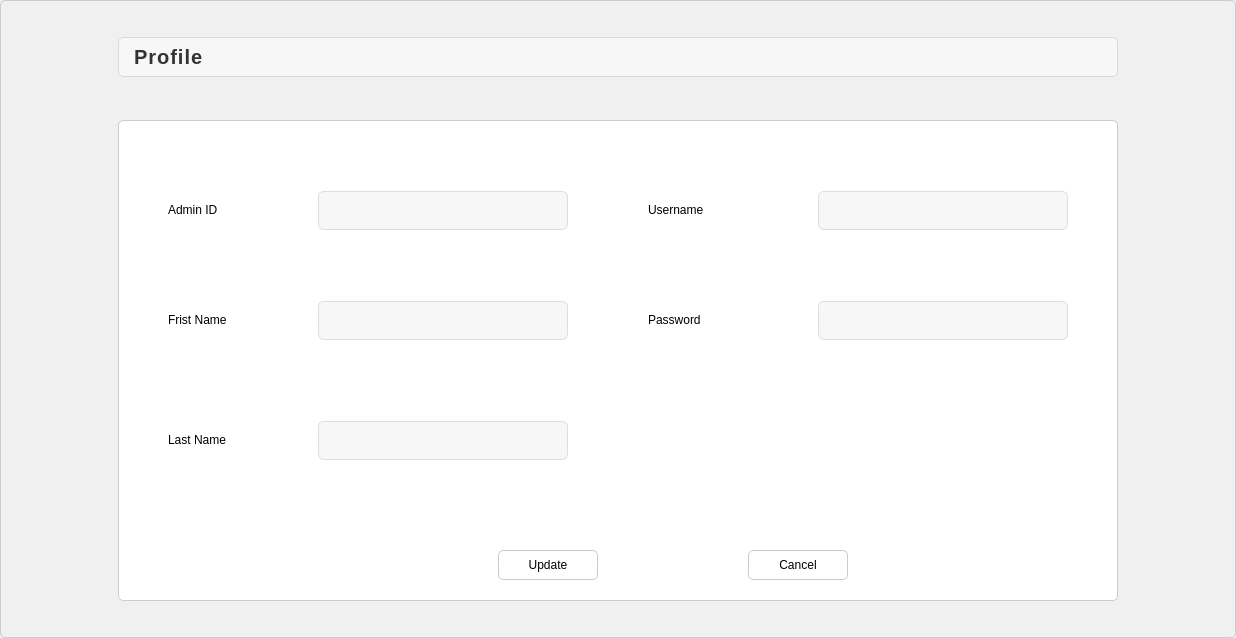
<?xml version="1.0" encoding="UTF-8"?>
<ui version="4.0">
 <class>AddAdmin</class>
 <widget class="QWidget" name="AddAdmin">
  <property name="geometry">
   <rect>
    <x>0</x>
    <y>0</y>
    <width>1236</width>
    <height>638</height>
   </rect>
  </property>
  <property name="windowTitle">
   <string>Form</string>
  </property>
  <property name="styleSheet">
   <string notr="true"/>
  </property>
  <layout class="QHBoxLayout" name="horizontalLayout">
   <property name="leftMargin">
    <number>0</number>
   </property>
   <property name="topMargin">
    <number>0</number>
   </property>
   <property name="rightMargin">
    <number>0</number>
   </property>
   <property name="bottomMargin">
    <number>0</number>
   </property>
   <item>
    <widget class="QFrame" name="frame_2">
     <property name="styleSheet">
      <string notr="true">background-color: #f0f0f0;
border: 1px solid #ccc;
border-radius: 5px;
background-image: url(:/ing/AddAdminImg.png);
background-repeat:no-repeat;
background-position:center;
</string>
     </property>
     <property name="frameShape">
      <enum>QFrame::StyledPanel</enum>
     </property>
     <property name="frameShadow">
      <enum>QFrame::Raised</enum>
     </property>
     <layout class="QGridLayout" name="gridLayout">
      <item row="0" column="0">
       <widget class="QLabel" name="label_11">
        <property name="minimumSize">
         <size>
          <width>0</width>
          <height>50</height>
         </size>
        </property>
        <property name="maximumSize">
         <size>
          <width>16777215</width>
          <height>50</height>
         </size>
        </property>
        <property name="styleSheet">
         <string notr="true">QLabel#label_11 {
background:none;
    background-color: #f7f7f7; /* Light grey background */
    color: #333333; /* Dark grey text */
    border: 1px solid #d9d9d9; /* Light grey border */
    border-radius: 5px; /* Rounded corners */
    padding: 5px 10px; /* Padding around the text */
    font-size: 20px; /* Font size appropriate for the label size */
    font-weight: bold; /* Bold text */
    text-align: center; /* Center the text */
    box-shadow: 0 2px 4px rgba(0, 0, 0, 0.1); /* Subtle shadow effect */
    margin-bottom: 10px; /* Space below the label */
    letter-spacing: 1px; /* Spacing between letters */
    height: 30px; /* Explicit height for the label */
}
</string>
        </property>
        <property name="text">
         <string>Profile</string>
        </property>
       </widget>
      </item>
      <item row="1" column="0">
       <widget class="QFrame" name="frame">
        <property name="maximumSize">
         <size>
          <width>1000</width>
          <height>481</height>
         </size>
        </property>
        <property name="styleSheet">
         <string notr="true">background:none;
background-color: rgb(255, 255, 255);
</string>
        </property>
        <property name="frameShape">
         <enum>QFrame::StyledPanel</enum>
        </property>
        <property name="frameShadow">
         <enum>QFrame::Raised</enum>
        </property>
        <widget class="QLabel" name="label">
         <property name="geometry">
          <rect>
           <x>50</x>
           <y>70</y>
           <width>120</width>
           <height>40</height>
          </rect>
         </property>
         <property name="minimumSize">
          <size>
           <width>120</width>
           <height>40</height>
          </size>
         </property>
         <property name="maximumSize">
          <size>
           <width>120</width>
           <height>40</height>
          </size>
         </property>
         <property name="styleSheet">
          <string notr="true">font: 12pt &quot;MS Shell Dlg 2&quot;;
border:none;
</string>
         </property>
         <property name="text">
          <string>Admin ID</string>
         </property>
        </widget>
        <widget class="QLabel" name="label_2">
         <property name="geometry">
          <rect>
           <x>50</x>
           <y>180</y>
           <width>120</width>
           <height>40</height>
          </rect>
         </property>
         <property name="minimumSize">
          <size>
           <width>120</width>
           <height>40</height>
          </size>
         </property>
         <property name="maximumSize">
          <size>
           <width>120</width>
           <height>40</height>
          </size>
         </property>
         <property name="styleSheet">
          <string notr="true">border:none;
font: 12pt &quot;MS Shell Dlg 2&quot;;
</string>
         </property>
         <property name="text">
          <string>Frist Name</string>
         </property>
        </widget>
        <widget class="QLabel" name="label_3">
         <property name="geometry">
          <rect>
           <x>50</x>
           <y>300</y>
           <width>120</width>
           <height>40</height>
          </rect>
         </property>
         <property name="minimumSize">
          <size>
           <width>120</width>
           <height>40</height>
          </size>
         </property>
         <property name="maximumSize">
          <size>
           <width>120</width>
           <height>40</height>
          </size>
         </property>
         <property name="styleSheet">
          <string notr="true">border:none;
font: 12pt &quot;MS Shell Dlg 2&quot;;
</string>
         </property>
         <property name="text">
          <string>Last Name</string>
         </property>
        </widget>
        <widget class="QLineEdit" name="AI_AdminID">
         <property name="geometry">
          <rect>
           <x>200</x>
           <y>70</y>
           <width>250</width>
           <height>40</height>
          </rect>
         </property>
         <property name="minimumSize">
          <size>
           <width>250</width>
           <height>40</height>
          </size>
         </property>
         <property name="maximumSize">
          <size>
           <width>250</width>
           <height>40</height>
          </size>
         </property>
         <property name="styleSheet">
          <string notr="true">QLineEdit
{
background-color: #f7f7f7;
    border: 1px solid #ddd;
    border-radius: 6px;
    padding: 1px;
    margin-top: 1px;
    box-shadow: 0 2px 4px rgba(0, 0, 0, 0.1); 
color: rgb(0, 0, 0);
}</string>
         </property>
         <property name="readOnly">
          <bool>true</bool>
         </property>
        </widget>
        <widget class="QLineEdit" name="AI_FirstName">
         <property name="geometry">
          <rect>
           <x>200</x>
           <y>180</y>
           <width>250</width>
           <height>40</height>
          </rect>
         </property>
         <property name="minimumSize">
          <size>
           <width>250</width>
           <height>40</height>
          </size>
         </property>
         <property name="maximumSize">
          <size>
           <width>250</width>
           <height>40</height>
          </size>
         </property>
         <property name="styleSheet">
          <string notr="true">QLineEdit
{
background-color: #f7f7f7;
    border: 1px solid #ddd;
    border-radius: 6px;
    padding: 1px;
    margin-top: 1px;
    box-shadow: 0 2px 4px rgba(0, 0, 0, 0.1); 
color: rgb(0, 0, 0);
}</string>
         </property>
        </widget>
        <widget class="QLineEdit" name="AI_LastName">
         <property name="geometry">
          <rect>
           <x>200</x>
           <y>300</y>
           <width>250</width>
           <height>40</height>
          </rect>
         </property>
         <property name="minimumSize">
          <size>
           <width>250</width>
           <height>40</height>
          </size>
         </property>
         <property name="maximumSize">
          <size>
           <width>250</width>
           <height>40</height>
          </size>
         </property>
         <property name="styleSheet">
          <string notr="true">QLineEdit
{
background-color: #f7f7f7;
    border: 1px solid #ddd;
    border-radius: 6px;
    padding: 1px;
    margin-top: 1px;
    box-shadow: 0 2px 4px rgba(0, 0, 0, 0.1); 
color: rgb(0, 0, 0);
}</string>
         </property>
        </widget>
        <widget class="QLabel" name="label_4">
         <property name="geometry">
          <rect>
           <x>530</x>
           <y>70</y>
           <width>120</width>
           <height>40</height>
          </rect>
         </property>
         <property name="minimumSize">
          <size>
           <width>120</width>
           <height>40</height>
          </size>
         </property>
         <property name="maximumSize">
          <size>
           <width>120</width>
           <height>40</height>
          </size>
         </property>
         <property name="styleSheet">
          <string notr="true">border:none;
font: 12pt &quot;MS Shell Dlg 2&quot;;
</string>
         </property>
         <property name="text">
          <string>Username</string>
         </property>
        </widget>
        <widget class="QLineEdit" name="AI_Username">
         <property name="geometry">
          <rect>
           <x>700</x>
           <y>70</y>
           <width>250</width>
           <height>40</height>
          </rect>
         </property>
         <property name="minimumSize">
          <size>
           <width>250</width>
           <height>40</height>
          </size>
         </property>
         <property name="maximumSize">
          <size>
           <width>250</width>
           <height>40</height>
          </size>
         </property>
         <property name="styleSheet">
          <string notr="true">QLineEdit
{
background-color: #f7f7f7;
    border: 1px solid #ddd;
    border-radius: 6px;
    padding: 1px;
    margin-top: 1px;
    box-shadow: 0 2px 4px rgba(0, 0, 0, 0.1); 
color: rgb(0, 0, 0);
}</string>
         </property>
         <property name="readOnly">
          <bool>true</bool>
         </property>
        </widget>
        <widget class="QLabel" name="label_5">
         <property name="geometry">
          <rect>
           <x>530</x>
           <y>180</y>
           <width>120</width>
           <height>40</height>
          </rect>
         </property>
         <property name="minimumSize">
          <size>
           <width>120</width>
           <height>40</height>
          </size>
         </property>
         <property name="maximumSize">
          <size>
           <width>120</width>
           <height>40</height>
          </size>
         </property>
         <property name="styleSheet">
          <string notr="true">border:none;
font: 12pt &quot;MS Shell Dlg 2&quot;;</string>
         </property>
         <property name="text">
          <string>Password</string>
         </property>
        </widget>
        <widget class="QLineEdit" name="AI_Password">
         <property name="geometry">
          <rect>
           <x>700</x>
           <y>180</y>
           <width>250</width>
           <height>40</height>
          </rect>
         </property>
         <property name="minimumSize">
          <size>
           <width>250</width>
           <height>40</height>
          </size>
         </property>
         <property name="maximumSize">
          <size>
           <width>250</width>
           <height>40</height>
          </size>
         </property>
         <property name="styleSheet">
          <string notr="true">QLineEdit
{
background-color: #f7f7f7;
    border: 1px solid #ddd;
    border-radius: 6px;
    padding: 1px;
    margin-top: 1px;
    box-shadow: 0 2px 4px rgba(0, 0, 0, 0.1); 
color: rgb(0, 0, 0);
}</string>
         </property>
        </widget>
        <widget class="QPushButton" name="AI_Update">
         <property name="geometry">
          <rect>
           <x>380</x>
           <y>430</y>
           <width>100</width>
           <height>30</height>
          </rect>
         </property>
         <property name="styleSheet">
          <string notr="true">QPushButton{
background:none;
}

QPushButton:hover{
	color: rgb(255, 255, 255);
	background-color: rgb(0, 0, 0);
}</string>
         </property>
         <property name="text">
          <string>Update</string>
         </property>
        </widget>
        <widget class="QPushButton" name="Cencel">
         <property name="geometry">
          <rect>
           <x>630</x>
           <y>430</y>
           <width>100</width>
           <height>30</height>
          </rect>
         </property>
         <property name="styleSheet">
          <string notr="true">QPushButton{
background:none;
}

QPushButton:hover{
	color: rgb(255, 255, 255);
	background-color: rgb(0, 0, 0);
}</string>
         </property>
         <property name="text">
          <string>Cancel</string>
         </property>
        </widget>
        <widget class="QToolButton" name="toolButton">
         <property name="geometry">
          <rect>
           <x>950</x>
           <y>180</y>
           <width>51</width>
           <height>41</height>
          </rect>
         </property>
         <property name="styleSheet">
          <string notr="true">background:none;
qproperty-icon:url(:/ing/pngwing.com.png);
qproperty-iconSize: 35px 35px;
border: 0px solid
</string>
         </property>
         <property name="text">
          <string/>
         </property>
        </widget>
       </widget>
      </item>
     </layout>
    </widget>
   </item>
  </layout>
 </widget>
 <resources/>
 <connections/>
</ui>
